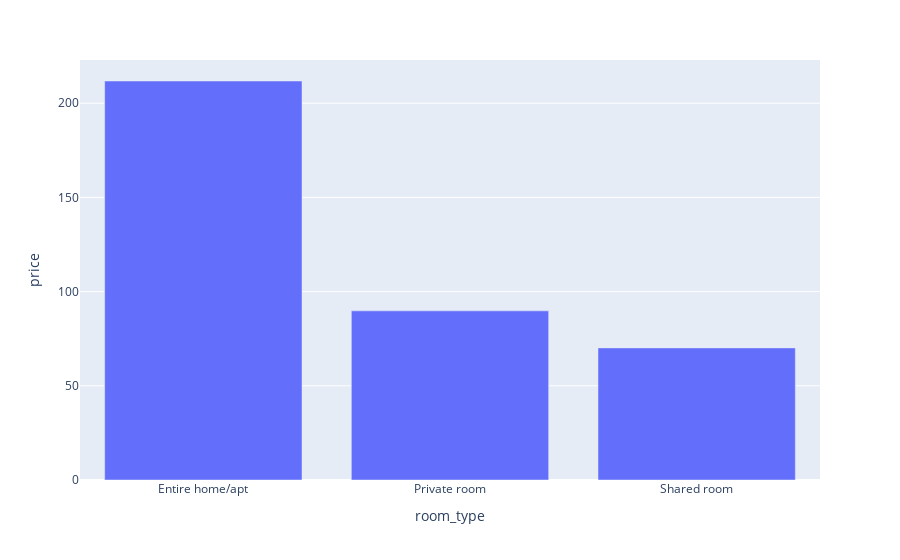

The cell this chart's notebook holds for it:
### Code cell
px.bar(df_quarto,x='room_type', y='price')

### Figure 1 — Plotly figure (JSON) as saved in the notebook; plotly's stock layout.template omitted (floating-point values rounded to 4 significant figures)
{"data": [{"alignmentgroup": "True", "hovertemplate": "room_type=%{x}<br>price=%{y}<extra></extra>", "legendgroup": "", "marker": {"color": "#636efa", "pattern": {"shape": ""}}, "name": "", "offsetgroup": "", "orientation": "v", "showlegend": false, "textposition": "auto", "type": "bar", "x": ["Entire home/apt", "Private room", "Shared room"], "xaxis": "x", "y": [211.8, 89.78, 70.13], "yaxis": "y"}], "layout": {"barmode": "relative", "legend": {"tracegroupgap": 0}, "margin": {"t": 60}, "xaxis": {"anchor": "y", "domain": [0, 1], "title": {"text": "room_type"}}, "yaxis": {"anchor": "x", "domain": [0, 1], "title": {"text": "price"}}}}
